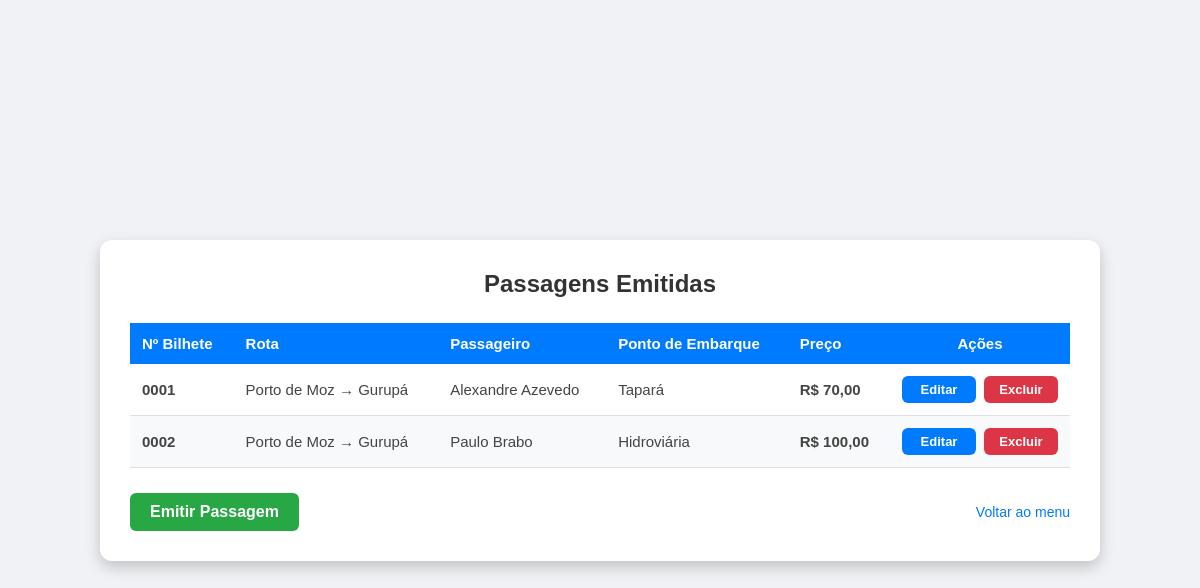
Screenshot of /usuario/passagens/ (signed in) with the database file from the repository.
### Usuario/models.py (models this page shows, shortened)
class Passagem(models.Model):
    rota = models.ForeignKey(Rotas, on_delete=models.CASCADE, verbose_name="Rota")
    passageiro = models.ForeignKey(Usuario, on_delete=models.CASCADE, verbose_name="Passageiro")
    numero_bilhete = models.CharField(max_length=50, blank=True, unique=True, verbose_name="Número do Bilhete")
    ponto_embarque = models.CharField(max_length=255, verbose_name="Ponto de Embarque")
    preco = models.DecimalField(max_digits=10, decimal_places=2, verbose_name="Preço (R$)")

class Rotas(models.Model):
    ponto_de_partida = models.CharField(max_length=100)
    ponto_de_chegada = models.CharField(max_length=100)
    dias_da_semana = models.CharField(max_length=50)
    horario_saida = models.TimeField()
    def __str__(self): return f"{self.ponto_de_partida} → {self.ponto_de_chegada}"

class Usuario(AbstractUser):  # Alterado de models.Model para AbstractUser
    TIPO_CHOICES = [
        ('cliente', 'Passageiro'),
        ('guiche', 'Guichê / Operador'),
        ('administrador', 'Administrador'),
    ]
    nome = models.CharField(max_length=100)
    tipo_de_usuario = models.CharField(max_length=50, choices=TIPO_CHOICES)
    celular = models.CharField(max_length=20)

### Usuario/views.py (the view)
# urls.py: path('passagens/', views.listar_passagens, name='listar_passagens'),
@login_required
def listar_passagens(request):
    if request.user.tipo_de_usuario == 'cliente':
        passagens = Passagem.objects.filter(passageiro=request.user)
    else:
        passagens = Passagem.objects.all()
    return render(request, "Usuario/listar_passagens.html", {"passagens": passagens})

### Usuario/templates/Usuario/listar_passagens.html (shortened to what this page needs)
{% load static %}
<link rel="stylesheet" href="{% static 'Usuario/css/estilo.css' %}">
<!DOCTYPE html>
<html lang="pt-br">
<head>
    <link rel="stylesheet" href="{% static 'Usuario/css/estilo.css' %}?v=25">
</head>
<body>
    <div class="caixa larga">
        <h1>{% if request.user.tipo_de_usuario == 'cliente' %}Meus Bilhetes de Viagem{% else %}Passagens Emitidas{% endif %}</h1>
        <table>
            <thead>
                <tr>
                    <th>Nº Bilhete</th>
                    <th>Rota</th>
                    <th>Passageiro</th>
                    <th>Ponto de Embarque</th>
                    <th>Preço</th>
                    {% if request.user.tipo_de_usuario != 'cliente' %}
                        <th style="text-align: center; width: 180px;">Ações</th>
                    {% endif %}
                </tr>
            </thead>
            <tbody>
                {% for passagem in passagens %}
                <tr>
                    <td><strong>{{ passagem.numero_bilhete }}</strong></td>
                    <td>{{ passagem.rota }}</td>
                    <td>{{ passagem.passageiro.nome }}</td>
                    <td>{{ passagem.ponto_embarque }}</td>
                    <td><strong>R$ {{ passagem.preco|floatformat:2 }}</strong></td>
                    {% if request.user.tipo_de_usuario != 'cliente' %}
                    <td>
                        <div style="display: flex; gap: 8px; justify-content: center;">
                            <a href="{% url 'editar_passagem' passagem.id %}" class="btn-acao btn-azul" style="padding: 6px 12px; font-size: 13px;">Editar</a>
                            {% if request.user.tipo_de_usuario == 'administrador' %}
                                <a href="{% url 'excluir_passagem' passagem.id %}" class="btn-acao btn-vermelho" style="padding: 6px 12px; font-size: 13px;" onclick="return confirm('Tem certeza que deseja cancelar/excluir esta passagem?');">Excluir</a>
                            {% endif %}
                        </div>
                    </td>
                    {% endif %}
                </tr>
                {% endfor %}
            </tbody>
        </table>
        <div class="rodape-botoes">
            {% if request.user.tipo_de_usuario != 'cliente' %}
                <a href="{% url 'cadastrar_passagem' %}" class="btn-acao btn-verde" style="width: auto; padding: 10px 20px;">Emitir Passagem</a>
            {% endif %}
            <a href="{% url 'menu' %}" class="link-padrao" style="width: auto; margin: 0;">Voltar ao menu</a>
        </div>
    </div>
</body>
</html>

### Usuario/static/Usuario/css/estilo.css (style rules this page uses)
* { margin: 0; padding: 0; box-sizing: border-box; }
body { height: 100vh; display: flex; justify-content: center; align-items: center; background-color: #f0f2f5; font-family: Arial, sans-serif; }
.caixa { background-color: #ffffff; padding: 30px; border-radius: 12px; box-shadow: 0 6px 15px rgba(0,0,0,0.2); width: 400px; max-width: 95%; }
.caixa.larga { width: 1000px; }
.caixa h1 { margin-bottom: 25px; font-size: 24px; color: #333; text-align: center; }
.caixa button, .btn-acao { width: 100%; padding: 12px; color: #fff; border: none; border-radius: 6px; font-size: 16px; font-weight: bold; cursor: pointer; text-decoration: none; text-align: center; transition: background-color 0.3s; }
.btn-azul { background-color: #007bff; }
.btn-verde { background-color: #28a745; }
.btn-vermelho { background-color: #dc3545; }
.caixa .link-padrao { display: inline-block; margin-top: 15px; color: #007bff; text-decoration: none; font-size: 14px; text-align: center; width: 100%; }
.caixa table { width: 100%; border-collapse: collapse; margin-bottom: 25px; font-size: 15px; }
.caixa th { background-color: #007bff; color: #ffffff; padding: 12px; font-weight: bold; text-align: left; }
.caixa td { padding: 12px; border-bottom: 1px solid #e0e0e0; color: #444; text-align: left; }
.caixa tbody tr:nth-child(even) { background-color: #f8f9fa; }
.rodape-botoes { display: flex; justify-content: space-between; align-items: center; gap: 15px; margin-top: 15px; }

### rows the page displays
Passagem: numero_bilhete "0001", rota "Porto de Moz → Gurupá", passageiro.nome "Alexandre Azevedo", ponto_embarque "Tapará", preco "70,00"
Passagem: numero_bilhete "0002", rota "Porto de Moz → Gurupá", passageiro.nome "Paulo Brabo", ponto_embarque "Hidroviária", preco "100,00"
